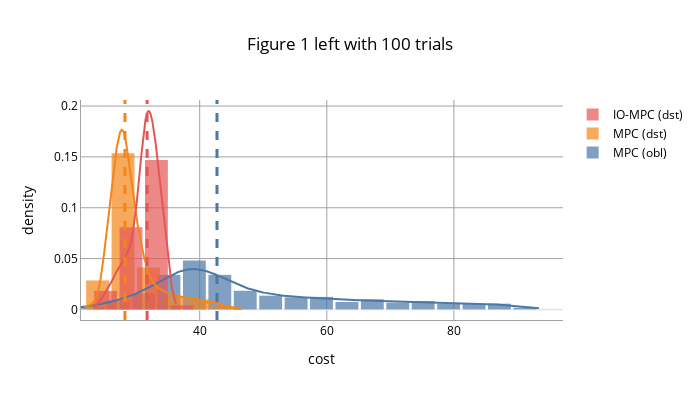

Notebook source saved alongside this figure:
### Markdown cell above
Plot the cost distributions.

### Code cell
mpc_obl_costs = [transition.cost for transition in chain(*[traj[int(60 * 0.6):] for traj in mpc_obl_trajectories])]
mpc_dst_costs = [transition.cost for transition in chain(*[traj[int(60 * 0.6):] for traj in mpc_dst_trajectories])]
io_mpc_dst_costs = [transition.cost for transition in chain(*[traj[int(60 * 0.6):] for traj in io_mpc_dst_trajectories])]

fig = make_figure({
    "MPC (obl)": mpc_obl_costs,
    "MPC (dst)": mpc_dst_costs,
    "IO-MPC (dst)": io_mpc_dst_costs},
    title=f"Figure 1 left with {len(mpc_obl_trajectories)} trials",
)
fig

### Figure 1 — Plotly figure (JSON) as saved in the notebook; plotly's stock layout.template omitted (floating-point values rounded to 4 significant figures; data arrays with more than 128 entries replaced by an {"elided": "..."} marker saying what was removed)
{"data": [{"autobinx": false, "histnorm": "probability density", "legendgroup": "MPC (obl)", "marker": {"color": "#4C78A8"}, "name": "MPC (obl)", "opacity": 0.7, "type": "histogram", "x": {"elided": "1500 float values"}, "xaxis": "x", "xbins": {"end": 93.52, "size": 4, "start": 21.17}, "yaxis": "y"}, {"autobinx": false, "histnorm": "probability density", "legendgroup": "MPC (dst)", "marker": {"color": "#F58518"}, "name": "MPC (dst)", "opacity": 0.7, "type": "histogram", "x": {"elided": "1500 float values"}, "xaxis": "x", "xbins": {"end": 46.61, "size": 4, "start": 21.94}, "yaxis": "y"}, {"autobinx": false, "histnorm": "probability density", "legendgroup": "IO-MPC (dst)", "marker": {"color": "#E45756"}, "name": "IO-MPC (dst)", "opacity": 0.7, "type": "histogram", "x": {"elided": "2400 float values"}, "xaxis": "x", "xbins": {"end": 36.33, "size": 4, "start": 23.19}, "yaxis": "y"}, {"legendgroup": "MPC (obl)", "marker": {"color": "#4C78A8"}, "mode": "lines", "name": "MPC (obl)", "showlegend": false, "type": "scatter", "x": {"elided": "500 float values"}, "xaxis": "x", "y": {"elided": "500 float values"}, "yaxis": "y"}, {"legendgroup": "MPC (dst)", "marker": {"color": "#F58518"}, "mode": "lines", "name": "MPC (dst)", "showlegend": false, "type": "scatter", "x": {"elided": "500 float values"}, "xaxis": "x", "y": {"elided": "500 float values"}, "yaxis": "y"}, {"legendgroup": "IO-MPC (dst)", "marker": {"color": "#E45756"}, "mode": "lines", "name": "IO-MPC (dst)", "showlegend": false, "type": "scatter", "x": {"elided": "500 float values"}, "xaxis": "x", "y": {"elided": "500 float values"}, "yaxis": "y"}], "layout": {"bargap": 0.1, "barmode": "overlay", "font": {"color": "Black", "size": 12}, "height": 400, "hovermode": "closest", "legend": {"traceorder": "reversed"}, "shapes": [{"line": {"color": "#4C78A8", "dash": "dash", "width": 3}, "type": "line", "x0": 42.72, "x1": 42.72, "xref": "x", "y0": 0, "y1": 1, "yref": "y domain"}, {"line": {"color": "#F58518", "dash": "dash", "width": 3}, "type": "line", "x0": 28.24, "x1": 28.24, "xref": "x", "y0": 0, "y1": 1, "yref": "y domain"}, {"line": {"color": "#E45756", "dash": "dash", "width": 3}, "type": "line", "x0": 31.72, "x1": 31.72, "xref": "x", "y0": 0, "y1": 1, "yref": "y domain"}], "title": {"text": "Figure 1 left with 100 trials", "x": 0.5}, "width": 700, "xaxis": {"anchor": "y2", "domain": [0, 1], "gridcolor": "#a2a2a2", "linecolor": "#a2a2a2", "linewidth": 1, "showgrid": true, "showline": true, "title": {"text": "cost"}, "zeroline": false}, "yaxis": {"anchor": "free", "domain": [0, 1], "gridcolor": "#a2a2a2", "linecolor": "#a2a2a2", "linewidth": 1, "position": 0, "showgrid": true, "showline": true, "title": {"text": "density"}}}}
